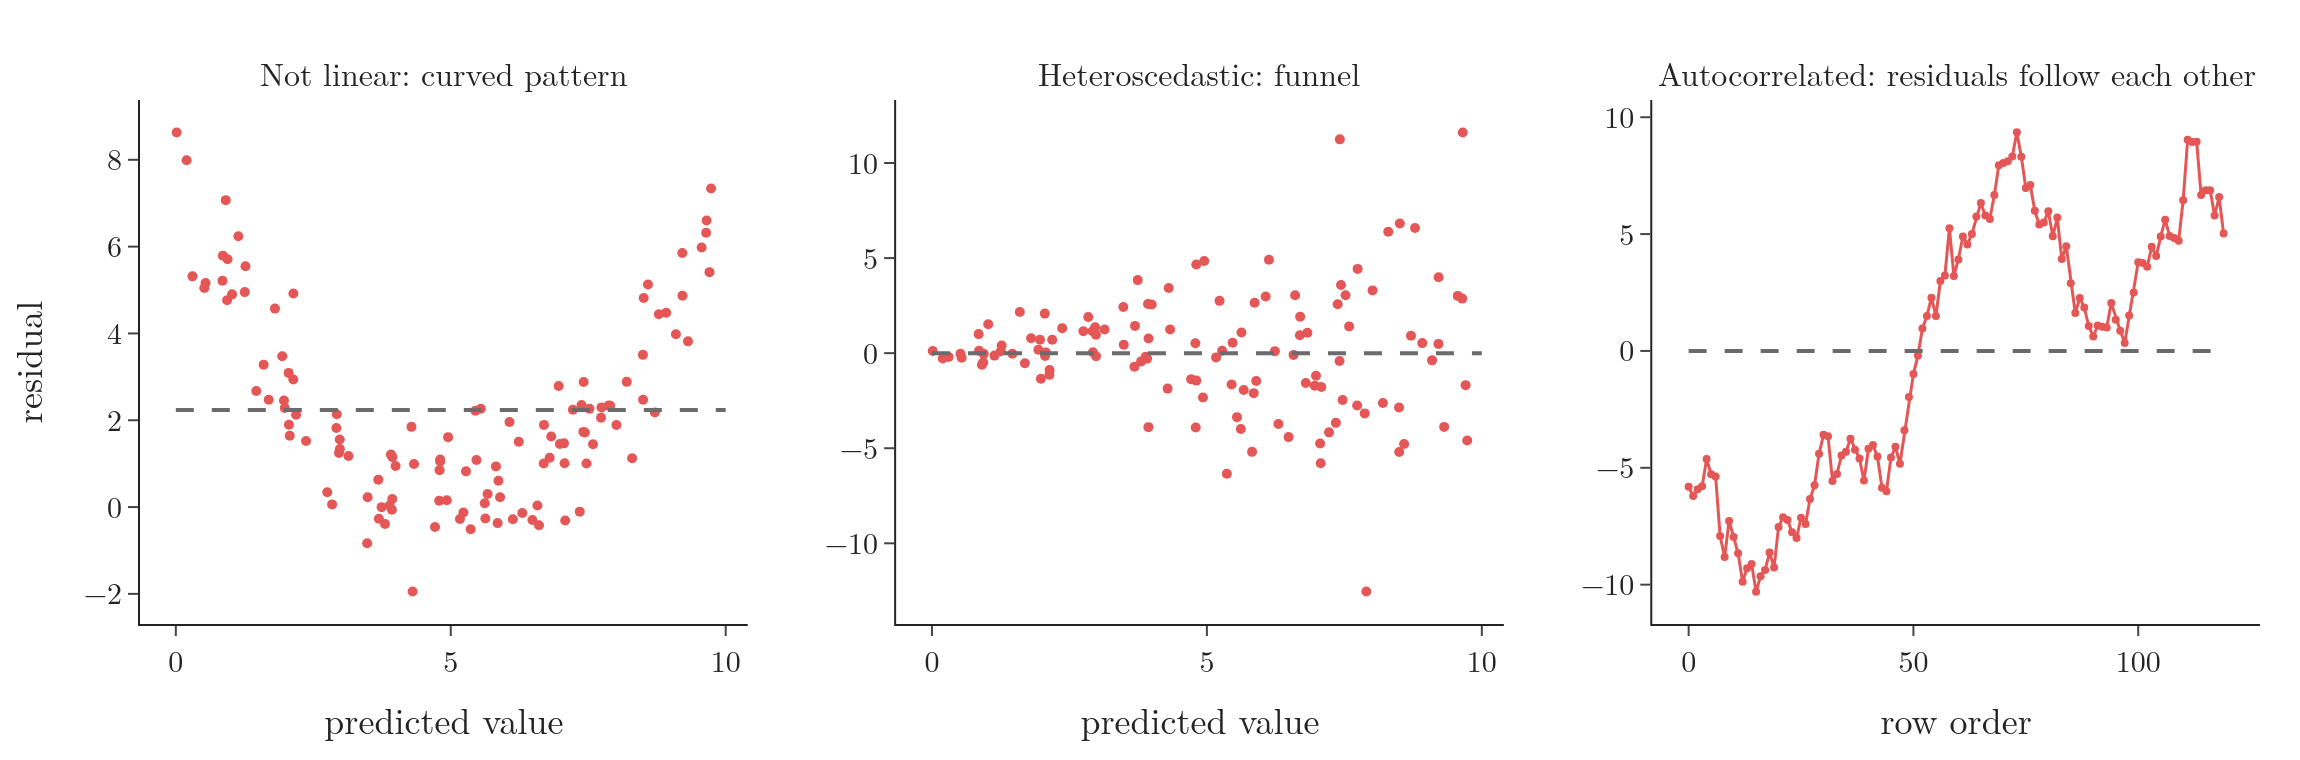

Generate this figure with Python:
"""What failed assumptions look like (made-up data, fixed seed): a curve, a funnel, and residuals that follow each other."""
from pathlib import Path
import numpy as np
import plotly.graph_objects as go
from plotly.subplots import make_subplots
from common import BLUE, RED, GREY, FONT

here = Path(__file__).parent
rng = np.random.default_rng(3)
x = np.sort(rng.uniform(0, 10, 120))
curve = 0.3 * (x - 5) ** 2 + rng.normal(0, 1, x.size)
funnel = rng.normal(0, 0.15 + 0.5 * x, x.size)
walk = np.cumsum(rng.normal(0, 1, 120)); walk -= walk.mean()
fig = make_subplots(1, 3, horizontal_spacing=0.07, subplot_titles=(
    "Not linear: curved pattern", "Heteroscedastic: funnel", "Autocorrelated: residuals follow each other"))
fig.add_trace(go.Scatter(x=x, y=curve, mode="markers", marker=dict(size=5, color=RED)), 1, 1)
fig.add_trace(go.Scatter(x=x, y=funnel, mode="markers", marker=dict(size=5, color=RED)), 1, 2)
fig.add_trace(go.Scatter(x=np.arange(120), y=walk, mode="lines+markers", line=dict(color=RED, width=1.5),
                         marker=dict(size=4)), 1, 3)
for c in (1, 2, 3):
    fig.add_trace(go.Scatter(x=[0, 10 if c < 3 else 119], y=[0, 0] if c > 1 else [curve.mean()] * 2, mode="lines",
                             line=dict(color=GREY, dash="dash")), 1, c)
fig.update_xaxes(title="predicted value", row=1, col=1); fig.update_xaxes(title="predicted value", row=1, col=2)
fig.update_xaxes(title="row order", row=1, col=3); fig.update_yaxes(title="residual", row=1, col=1)
fig.update_layout(template="simple_white", width=1150, height=380, showlegend=False, font=FONT,
                  margin=dict(l=70, r=20, t=50, b=60))
fig.update_annotations(font_size=16)
fig.write_image(here / "violations.png", scale=2)
fig.write_image(here / "violations.pdf")
